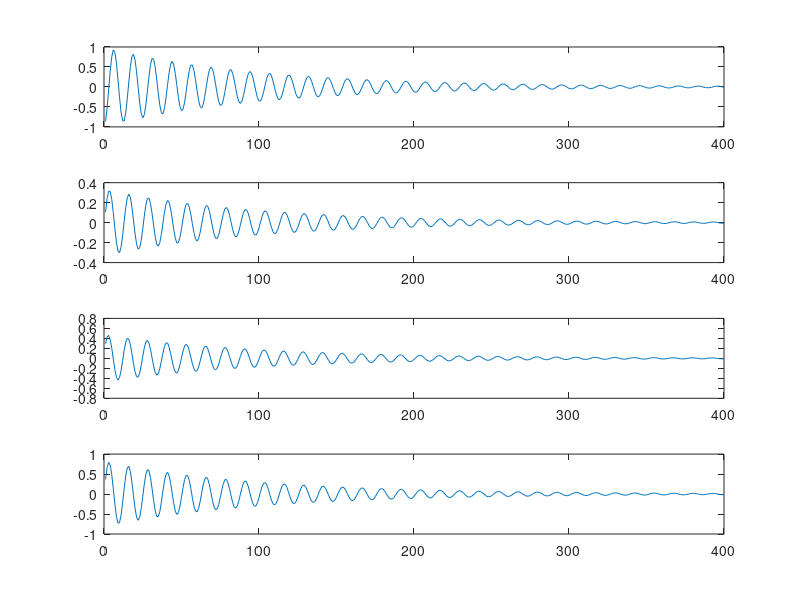

Reproduce this figure in MATLAB.
clear; close all;

A=[-0.1005    1.0939    2.0428    4.4599
   -1.0880   -0.1444    5.9859   -3.0481
   -2.0510   -5.9709   -0.1387    1.9229
   -4.4575    3.0753   -1.8847   -0.1164];

[V, D] = eig(A);

%% A
% We can see that the eigenvectors corresponding to lambda 1 and lambda 2
% are just complex conjugates of each other. We also know that the
% invariant plane is defined as the span(real(v), imag(v)). Therefore, the
% two orthonormal basis vectors are simply the real part and the imaginary
% part of the first two eigenvectors.
q1  = real(V(:,1));
q1 = q1/norm(q1);
q2  = imag(V(:,2));
q2 = q2/norm(q2);

%% B
B = null([q1 q2]');
q3 = B(:,1);
q4 = B(:,2);

Q = [q1 q2 q3 q4];
Q'*Q

%% C
x0 = q1;
x = zeros(4,40);
x(:,1) = x0;

alpha = dot(q1, V(:,1));
beta = dot(q1, V(:,2));

l1 = D(1,1);
l2 = D(2,2);
T = 0.1:0.1:40;
for i = 1:length(T)
    %We take a linear combination because q1 is just a linear combination
    %of the first and second eigenvectors.
    x(:,i) = real(alpha*exp(l1*T(i))*V(:,1) + beta*exp(l2*T(i))*V(:,2));
end

subplot(411); plot(x(1,:)');
subplot(412); plot(x(2,:)');
subplot(413); plot(x(3,:)');
subplot(414); plot(x(4,:)');

%% E
sum(abs(Q'*x), 2)